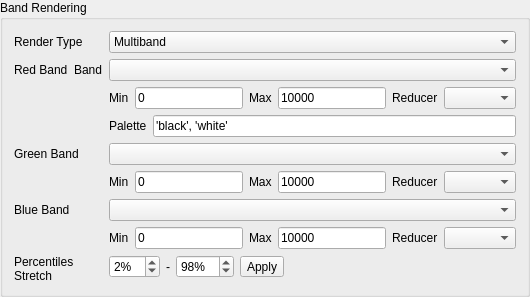
              <widget class="QGroupBox" name="groupBox_2">
               <property name="minimumSize">
                <size>
                 <width>0</width>
                 <height>0</height>
                </size>
               </property>
               <property name="title">
                <string>Band Rendering</string>
               </property>
               <layout class="QFormLayout" name="formLayout_4">
                <item row="0" column="0">
                 <widget class="QLabel" name="label_4">
                  <property name="minimumSize">
                   <size>
                    <width>0</width>
                    <height>0</height>
                   </size>
                  </property>
                  <property name="text">
                   <string>Render Type</string>
                  </property>
                 </widget>
                </item>
                <item row="0" column="1">
                 <widget class="QComboBox" name="mAddMapCompositeType">
                  <property name="sizePolicy">
                   <sizepolicy hsizetype="Preferred" vsizetype="Fixed">
                    <horstretch>1</horstretch>
                    <verstretch>0</verstretch>
                   </sizepolicy>
                  </property>
                  <property name="toolTip">
                   <string/>
                  </property>
                  <property name="currentIndex">
                   <number>0</number>
                  </property>
                  <item>
                   <property name="text">
                    <string>Multiband</string>
                   </property>
                  </item>
                  <item>
                   <property name="text">
                    <string>Paletted</string>
                   </property>
                  </item>
                 </widget>
                </item>
                <item row="2" column="1">
                 <layout class="QHBoxLayout" name="horizontalLayout_3">
                  <property name="topMargin">
                   <number>0</number>
                  </property>
                  <item>
                   <widget class="QLabel" name="label_41">
                    <property name="minimumSize">
                     <size>
                      <width>0</width>
                      <height>0</height>
                     </size>
                    </property>
                    <property name="text">
                     <string>Min</string>
                    </property>
                   </widget>
                  </item>
                  <item>
                   <widget class="QLineEdit" name="mAddMapRedMin">
                    <property name="enabled">
                     <bool>true</bool>
                    </property>
                    <property name="sizePolicy">
                     <sizepolicy hsizetype="Expanding" vsizetype="Fixed">
                      <horstretch>0</horstretch>
                      <verstretch>0</verstretch>
                     </sizepolicy>
                    </property>
                    <property name="maximumSize">
                     <size>
                      <width>16777215</width>
                      <height>16777215</height>
                     </size>
                    </property>
                    <property name="text">
                     <string>0</string>
                    </property>
                   </widget>
                  </item>
                  <item>
                   <widget class="QLabel" name="label_42">
                    <property name="minimumSize">
                     <size>
                      <width>0</width>
                      <height>0</height>
                     </size>
                    </property>
                    <property name="text">
                     <string>Max</string>
                    </property>
                   </widget>
                  </item>
                  <item>
                   <widget class="QLineEdit" name="mAddMapRedMax">
                    <property name="enabled">
                     <bool>true</bool>
                    </property>
                    <property name="sizePolicy">
                     <sizepolicy hsizetype="Expanding" vsizetype="Fixed">
                      <horstretch>0</horstretch>
                      <verstretch>0</verstretch>
                     </sizepolicy>
                    </property>
                    <property name="maximumSize">
                     <size>
                      <width>16777215</width>
                      <height>16777215</height>
                     </size>
                    </property>
                    <property name="text">
                     <string>10000</string>
                    </property>
                   </widget>
                  </item>
                  <item>
                   <widget class="QLabel" name="label_49">
                    <property name="minimumSize">
                     <size>
                      <width>0</width>
                      <height>0</height>
                     </size>
                    </property>
                    <property name="text">
                     <string>Reducer</string>
                    </property>
                   </widget>
                  </item>
                  <item>
                   <widget class="QComboBox" name="mAddMapRedReducer">
                    <property name="sizePolicy">
                     <sizepolicy hsizetype="Preferred" vsizetype="Fixed">
                      <horstretch>0</horstretch>
                      <verstretch>0</verstretch>
                     </sizepolicy>
                    </property>
                    <property name="toolTip">
                     <string/>
                    </property>
                    <property name="currentIndex">
                     <number>-1</number>
                    </property>
                   </widget>
                  </item>
                 </layout>
                </item>
                <item row="3" column="1">
                 <layout class="QHBoxLayout" name="horizontalLayout_27">
                  <property name="topMargin">
                   <number>0</number>
                  </property>
                  <item>
                   <widget class="QLabel" name="label_55">
                    <property name="minimumSize">
                     <size>
                      <width>0</width>
                      <height>0</height>
                     </size>
                    </property>
                    <property name="text">
                     <string>Palette</string>
                    </property>
                   </widget>
                  </item>
                  <item>
                   <widget class="QLineEdit" name="mAddMapCompositePalette">
                    <property name="enabled">
                     <bool>true</bool>
                    </property>
                    <property name="sizePolicy">
                     <sizepolicy hsizetype="Expanding" vsizetype="Fixed">
                      <horstretch>0</horstretch>
                      <verstretch>0</verstretch>
                     </sizepolicy>
                    </property>
                    <property name="maximumSize">
                     <size>
                      <width>16777215</width>
                      <height>16777215</height>
                     </size>
                    </property>
                    <property name="toolTip">
                     <string>&lt;html&gt;&lt;head/&gt;&lt;body&gt;&lt;p&gt;See &lt;span style=&quot; font-weight:600;&quot;&gt;Google Earth Engine Docs -&amp;gt; Image Visualization -&amp;gt; Color Palettes&lt;/span&gt; for more details.&lt;/p&gt;&lt;p&gt;https://developers.google.com/earth-engine/guides/image_visualization#color-palettes&lt;/p&gt;&lt;/body&gt;&lt;/html&gt;</string>
                    </property>
                    <property name="text">
                     <string>'black', 'white'</string>
                    </property>
                   </widget>
                  </item>
                 </layout>
                </item>
                <item row="1" column="1">
                 <widget class="QComboBox" name="mAddMapRedBand">
                  <property name="sizePolicy">
                   <sizepolicy hsizetype="Preferred" vsizetype="Fixed">
                    <horstretch>0</horstretch>
                    <verstretch>0</verstretch>
                   </sizepolicy>
                  </property>
                  <property name="toolTip">
                   <string/>
                  </property>
                 </widget>
                </item>
                <item row="1" column="0">
                 <layout class="QHBoxLayout" name="horizontalLayout_28">
                  <property name="leftMargin">
                   <number>0</number>
                  </property>
                  <property name="topMargin">
                   <number>0</number>
                  </property>
                  <item>
                   <widget class="QLabel" name="label_2">
                    <property name="minimumSize">
                     <size>
                      <width>0</width>
                      <height>0</height>
                     </size>
                    </property>
                    <property name="text">
                     <string>Red Band</string>
                    </property>
                   </widget>
                  </item>
                  <item>
                   <widget class="QLabel" name="label_1">
                    <property name="minimumSize">
                     <size>
                      <width>0</width>
                      <height>0</height>
                     </size>
                    </property>
                    <property name="text">
                     <string>Band</string>
                    </property>
                   </widget>
                  </item>
                 </layout>
                </item>
                <item row="4" column="0">
                 <widget class="QLabel" name="label_32">
                  <property name="minimumSize">
                   <size>
                    <width>0</width>
                    <height>0</height>
                   </size>
                  </property>
                  <property name="text">
                   <string>Green Band</string>
                  </property>
                 </widget>
                </item>
                <item row="4" column="1">
                 <widget class="QComboBox" name="mAddMapGreenBand">
                  <property name="sizePolicy">
                   <sizepolicy hsizetype="Preferred" vsizetype="Fixed">
                    <horstretch>0</horstretch>
                    <verstretch>0</verstretch>
                   </sizepolicy>
                  </property>
                  <property name="toolTip">
                   <string/>
                  </property>
                 </widget>
                </item>
                <item row="5" column="1">
                 <layout class="QHBoxLayout" name="horizontalLayout_12">
                  <property name="topMargin">
                   <number>0</number>
                  </property>
                  <item>
                   <widget class="QLabel" name="label_43">
                    <property name="minimumSize">
                     <size>
                      <width>0</width>
                      <height>0</height>
                     </size>
                    </property>
                    <property name="text">
                     <string>Min</string>
                    </property>
                   </widget>
                  </item>
                  <item>
                   <widget class="QLineEdit" name="mAddMapGreenMin">
                    <property name="enabled">
                     <bool>true</bool>
                    </property>
                    <property name="sizePolicy">
                     <sizepolicy hsizetype="Expanding" vsizetype="Fixed">
                      <horstretch>0</horstretch>
                      <verstretch>0</verstretch>
                     </sizepolicy>
                    </property>
                    <property name="maximumSize">
                     <size>
                      <width>16777215</width>
                      <height>16777215</height>
                     </size>
                    </property>
                    <property name="text">
                     <string>0</string>
                    </property>
                   </widget>
                  </item>
                  <item>
                   <widget class="QLabel" name="label_44">
                    <property name="minimumSize">
                     <size>
                      <width>0</width>
                      <height>0</height>
                     </size>
                    </property>
                    <property name="text">
                     <string>Max</string>
                    </property>
                   </widget>
                  </item>
                  <item>
                   <widget class="QLineEdit" name="mAddMapGreenMax">
                    <property name="enabled">
                     <bool>true</bool>
                    </property>
                    <property name="sizePolicy">
                     <sizepolicy hsizetype="Expanding" vsizetype="Fixed">
                      <horstretch>0</horstretch>
                      <verstretch>0</verstretch>
                     </sizepolicy>
                    </property>
                    <property name="maximumSize">
                     <size>
                      <width>16777215</width>
                      <height>16777215</height>
                     </size>
                    </property>
                    <property name="text">
                     <string>10000</string>
                    </property>
                   </widget>
                  </item>
                  <item>
                   <widget class="QLabel" name="label_50">
                    <property name="minimumSize">
                     <size>
                      <width>0</width>
                      <height>0</height>
                     </size>
                    </property>
                    <property name="text">
                     <string>Reducer</string>
                    </property>
                   </widget>
                  </item>
                  <item>
                   <widget class="QComboBox" name="mAddMapGreenReducer">
                    <property name="sizePolicy">
                     <sizepolicy hsizetype="Preferred" vsizetype="Fixed">
                      <horstretch>0</horstretch>
                      <verstretch>0</verstretch>
                     </sizepolicy>
                    </property>
                    <property name="toolTip">
                     <string/>
                    </property>
                    <property name="currentIndex">
                     <number>-1</number>
                    </property>
                   </widget>
                  </item>
                 </layout>
                </item>
                <item row="6" column="1">
                 <widget class="QComboBox" name="mAddMapBlueBand">
                  <property name="sizePolicy">
                   <sizepolicy hsizetype="Preferred" vsizetype="Fixed">
                    <horstretch>0</horstretch>
                    <verstretch>0</verstretch>
                   </sizepolicy>
                  </property>
                  <property name="toolTip">
                   <string/>
                  </property>
                 </widget>
                </item>
                <item row="6" column="0">
                 <widget class="QLabel" name="label_33">
                  <property name="minimumSize">
                   <size>
                    <width>0</width>
                    <height>0</height>
                   </size>
                  </property>
                  <property name="text">
                   <string>Blue Band</string>
                  </property>
                 </widget>
                </item>
                <item row="7" column="1">
                 <layout class="QHBoxLayout" name="horizontalLayout_13">
                  <property name="topMargin">
                   <number>0</number>
                  </property>
                  <item>
                   <widget class="QLabel" name="label_45">
                    <property name="minimumSize">
                     <size>
                      <width>0</width>
                      <height>0</height>
                     </size>
                    </property>
                    <property name="text">
                     <string>Min</string>
                    </property>
                   </widget>
                  </item>
                  <item>
                   <widget class="QLineEdit" name="mAddMapBlueMin">
                    <property name="enabled">
                     <bool>true</bool>
                    </property>
                    <property name="sizePolicy">
                     <sizepolicy hsizetype="Expanding" vsizetype="Fixed">
                      <horstretch>0</horstretch>
                      <verstretch>0</verstretch>
                     </sizepolicy>
                    </property>
                    <property name="maximumSize">
                     <size>
                      <width>16777215</width>
                      <height>16777215</height>
                     </size>
                    </property>
                    <property name="text">
                     <string>0</string>
                    </property>
                   </widget>
                  </item>
                  <item>
                   <widget class="QLabel" name="label_46">
                    <property name="minimumSize">
                     <size>
                      <width>0</width>
                      <height>0</height>
                     </size>
                    </property>
                    <property name="text">
                     <string>Max</string>
                    </property>
                   </widget>
                  </item>
                  <item>
                   <widget class="QLineEdit" name="mAddMapBlueMax">
                    <property name="enabled">
                     <bool>true</bool>
                    </property>
                    <property name="sizePolicy">
                     <sizepolicy hsizetype="Expanding" vsizetype="Fixed">
                      <horstretch>0</horstretch>
                      <verstretch>0</verstretch>
                     </sizepolicy>
                    </property>
                    <property name="maximumSize">
                     <size>
                      <width>16777215</width>
                      <height>16777215</height>
                     </size>
                    </property>
                    <property name="text">
                     <string>10000</string>
                    </property>
                   </widget>
                  </item>
                  <item>
                   <widget class="QLabel" name="label_51">
                    <property name="minimumSize">
                     <size>
                      <width>0</width>
                      <height>0</height>
                     </size>
                    </property>
                    <property name="text">
                     <string>Reducer</string>
                    </property>
                   </widget>
                  </item>
                  <item>
                   <widget class="QComboBox" name="mAddMapBlueReducer">
                    <property name="sizePolicy">
                     <sizepolicy hsizetype="Preferred" vsizetype="Fixed">
                      <horstretch>0</horstretch>
                      <verstretch>0</verstretch>
                     </sizepolicy>
                    </property>
                    <property name="toolTip">
                     <string/>
                    </property>
                    <property name="currentIndex">
                     <number>-1</number>
                    </property>
                   </widget>
                  </item>
                 </layout>
                </item>
                <item row="8" column="0">
                 <widget class="QLabel" name="label_47">
                  <property name="sizePolicy">
                   <sizepolicy hsizetype="Preferred" vsizetype="Preferred">
                    <horstretch>0</horstretch>
                    <verstretch>0</verstretch>
                   </sizepolicy>
                  </property>
                  <property name="minimumSize">
                   <size>
                    <width>0</width>
                    <height>0</height>
                   </size>
                  </property>
                  <property name="text">
                   <string>Percentiles
Stretch</string>
                  </property>
                  <property name="wordWrap">
                   <bool>true</bool>
                  </property>
                 </widget>
                </item>
                <item row="8" column="1">
                 <layout class="QHBoxLayout" name="horizontalLayout_14" stretch="0,0,0,0,0">
                  <property name="topMargin">
                   <number>0</number>
                  </property>
                  <item>
                   <widget class="QSpinBox" name="mAddMapPercentileMin">
                    <property name="suffix">
                     <string>%</string>
                    </property>
                    <property name="prefix">
                     <string/>
                    </property>
                    <property name="maximum">
                     <number>49</number>
                    </property>
                    <property name="value">
                     <number>2</number>
                    </property>
                   </widget>
                  </item>
                  <item>
                   <widget class="QLabel" name="label_48">
                    <property name="sizePolicy">
                     <sizepolicy hsizetype="Preferred" vsizetype="Preferred">
                      <horstretch>0</horstretch>
                      <verstretch>0</verstretch>
                     </sizepolicy>
                    </property>
                    <property name="minimumSize">
                     <size>
                      <width>0</width>
                      <height>0</height>
                     </size>
                    </property>
                    <property name="text">
                     <string>-</string>
                    </property>
                    <property name="wordWrap">
                     <bool>true</bool>
                    </property>
                   </widget>
                  </item>
                  <item>
                   <widget class="QSpinBox" name="mAddMapPercentileMax">
                    <property name="suffix">
                     <string>%</string>
                    </property>
                    <property name="prefix">
                     <string/>
                    </property>
                    <property name="minimum">
                     <number>51</number>
                    </property>
                    <property name="maximum">
                     <number>100</number>
                    </property>
                    <property name="value">
                     <number>98</number>
                    </property>
                   </widget>
                  </item>
                  <item>
                   <widget class="QToolButton" name="mAddMapPercentileApply">
                    <property name="toolTip">
                     <string/>
                    </property>
                    <property name="text">
                     <string>Apply</string>
                    </property>
                   </widget>
                  </item>
                  <item>
                   <spacer name="horizontalSpacer_6">
                    <property name="orientation">
                     <enum>Qt::Horizontal</enum>
                    </property>
                    <property name="sizeHint" stdset="0">
                     <size>
                      <width>40</width>
                      <height>20</height>
                     </size>
                    </property>
                   </spacer>
                  </item>
                 </layout>
                </item>
               </layout>
              </widget>
